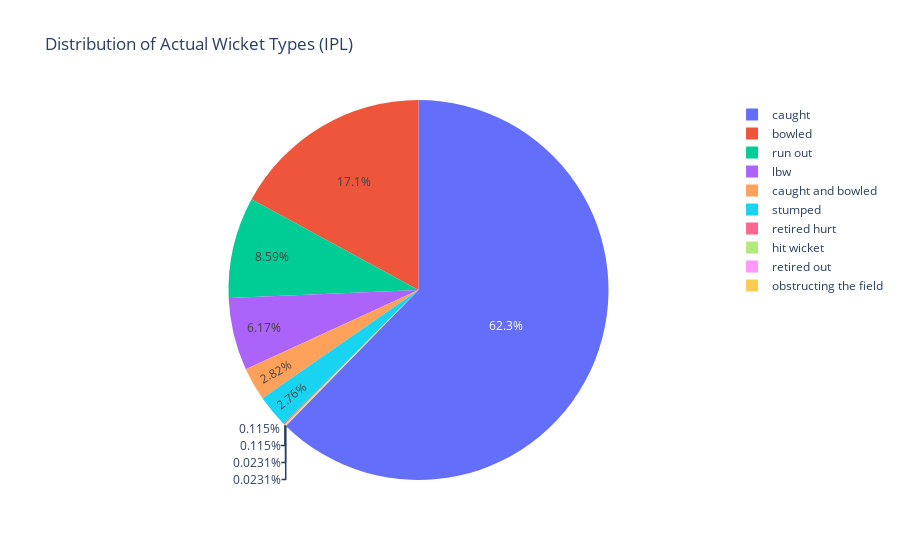

Notebook code cell kept with this figure:
### Markdown cell above
#### 3: Dismissal Type Distribution

### Code cell
# Filter out 'No Wicket' and calculate counts
dismissal_counts = (
    ipl_df[ipl_df['wicket_type'] != 'No Wicket']['wicket_type']
    .value_counts()
    .reset_index()
)
dismissal_counts.columns = ['wicket_type', 'count']

# Plot the donut chart
fig = go.Figure(
    data=[go.Pie(
        labels=dismissal_counts['wicket_type'],
        values=dismissal_counts['count'],
        hole=0,
        sort=True
    )]
)
fig.update_layout(title_text="Distribution of Actual Wicket Types (IPL)")
fig.show()

### Figure 1 — Plotly figure (JSON) as saved in the notebook; plotly's stock layout.template omitted (floating-point values rounded to 4 significant figures)
{"data": [{"hole": 0, "labels": ["caught", "bowled", "run out", "lbw", "caught and bowled", "stumped", "retired hurt", "hit wicket", "retired out", "obstructing the field"], "sort": true, "type": "pie", "values": [8109, 2223, 1118, 803, 367, 359, 15, 15, 3, 3]}], "layout": {"title": {"text": "Distribution of Actual Wicket Types (IPL)"}}}
